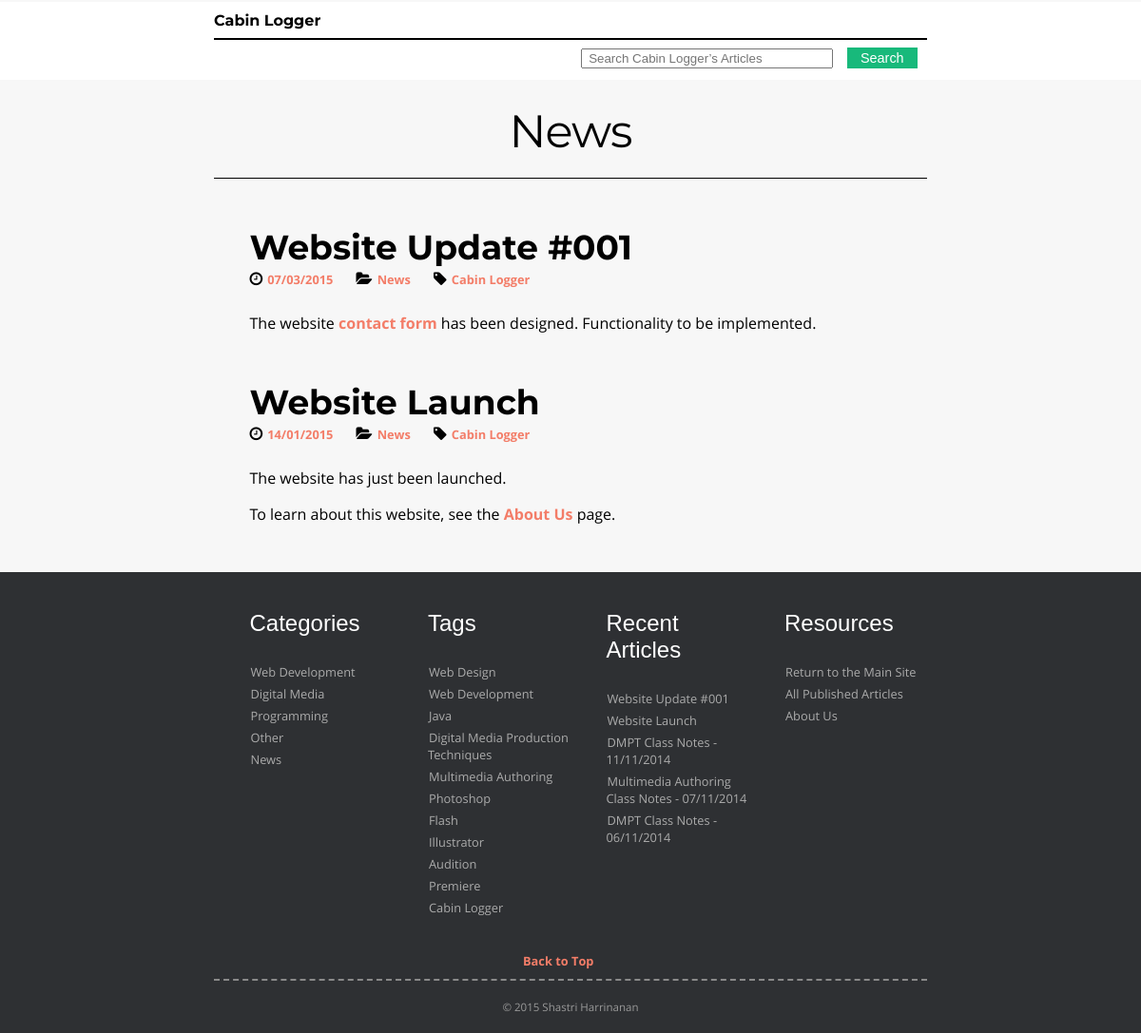
Page /news.php on the committed database.
### tables this page shows
CREATE TABLE article_category_tbl (
	articleCategoryID SMALLINT(3) NOT NULL UNIQUE AUTO_INCREMENT PRIMARY KEY,
    articleID TINYINT(3),
    categoryID TINYINT(2),
	FOREIGN KEY (articleID) REFERENCES article_tbl(articleID),
	FOREIGN KEY (categoryID) REFERENCES category_tbl(categoryID)
);

CREATE TABLE article_tbl (
	articleID TINYINT(3) NOT NULL UNIQUE  AUTO_INCREMENT PRIMARY KEY,
	articleTitle VARCHAR(255) NOT NULL,
    articleContent MEDIUMTEXT NOT NULL,
    dateAdded DATE NOT NULL
);

CREATE TABLE category_tbl (
	categoryID TINYINT(2) NOT NULL UNIQUE AUTO_INCREMENT PRIMARY KEY,
	categoryName VARCHAR(255) NOT NULL,
    categoryDescription VARCHAR(255) NOT NULL
);

CREATE TABLE tag_tbl (
	tagID TINYINT(2) NOT NULL UNIQUE AUTO_INCREMENT PRIMARY KEY,
	tagName VARCHAR(255) NOT NULL,
    tagDescription VARCHAR(255) NOT NULL
);

### includes/pagination-variables.php (called while the page is built, shortened)
<?php
    $skip = 0;
    $limit = 5;

### news.php (the view, shortened to what this page needs)
<?php
    require_once("includes/common.php");
    require_once("includes/pagination-variables.php");
?>
<!doctype html>
<html>
<head>
    <?php require_once("includes/head.php"); ?>
</head>
<body>
    <?php require_once("includes/header.php"); ?>
    <main>
        <section id="newsArticles">
        <h1>News</h1>
<?php
            $categoryID = 5;
			$getAllPageArticlesQuery = "SELECT * FROM article_category_tbl WHERE categoryID = $categoryID ORDER BY articleID DESC";
            $getAllPageArticlesQuery .= " LIMIT $skip, $limit";
            $getAllPageArticlesResults = mysqli_query($dbc, $getAllPageArticlesQuery);
            while($getAllPageArticlesRow = mysqli_fetch_array($getAllPageArticlesResults))
            {
                $articleID = $getAllPageArticlesRow['articleID'];
                $getCurrentArticleQuery = "SELECT * FROM article_tbl where articleID = $articleID";
                $getCurrentArticleResult = mysqli_query($dbc, $getCurrentArticleQuery);
                $getCurrentArticleRow = mysqli_fetch_array($getCurrentArticleResult);
                echo '        <article>
            <h2><a href="articles.php?a=' . $getCurrentArticleRow['articleID'] . '" title="' . $getCurrentArticleRow['articleTitle'] . '">' . $getCurrentArticleRow['articleTitle'] . '</a></h2>
			<div class="articleInfo">
                ';
				$getCategoryQuery = "SELECT * FROM category_tbl WHERE categoryID = $categoryID";
				$getCategoryResult = mysqli_query($dbc, $getCategoryQuery);
				$getCategoryRow = mysqli_fetch_array($getCategoryResult);
				$dateAdded = date("d/m/Y", strtotime($getCurrentArticleRow['dateAdded']));
				echo '<time class="postDate" datetime="' . $getCurrentArticleRow['dateAdded'] . '"><a href="articles.php?d=' . $getCurrentArticleRow['dateAdded'] . '" title="Published on ' . $dateAdded . '">' . $dateAdded . '</a></time>
                <span class="category"><a href="articles.php?c=' . $getCategoryRow['categoryID'] . '" title="' . $getCategoryRow['categoryDescription'] . '">' . $getCategoryRow['categoryName'] . '</a></span>
                <span class="tag">';
				$getAllTagsQuery = "SELECT tagID FROM article_tag_tbl WHERE articleID = $articleID";
                $getAllTagsResults = mysqli_query($dbc, $getAllTagsQuery);
				while($getAllTagsRow = mysqli_fetch_array($getAllTagsResults))
                {
                    $tagID = $getAllTagsRow['tagID'];
                    $getIndividualTagQuery = "SELECT * FROM tag_tbl WHERE tagID = $tagID";
                    $getIndividualTagResult = mysqli_query($dbc, $getIndividualTagQuery);
                    while($getIndividualTagRow = mysqli_fetch_array($getIndividualTagResult))
                    {
                        echo '<a href="articles.php?t=' . $getIndividualTagRow['tagID'] . '" title="' . $getIndividualTagRow['tagDescription'] . '">' . $getIndividualTagRow['tagName'] . '</a>';
                    }
                }
                echo '</span>
            </div>
            ' . $getCurrentArticleRow['articleContent'] . '
        </article>';
            }
        ?>
        </section>
    </main>
    <?php require_once("includes/footer.php"); ?>
</body>
</html>

### includes/footer.php (shortened to what this page needs)
<?php
echo '<footer id="pageFooter">
        <div id="footerMenus">
            <div class="footerBox">
                <h3>Categories</h3>
                <ul>
					';
				$getAllCategoriesQuery = "SELECT * FROM category_tbl";
                $getAllCategoriesResults = mysqli_query($dbc, $getAllCategoriesQuery);
				while($getAllCategoriesRow = mysqli_fetch_array($getAllCategoriesResults))
                {
                    echo'<li><a href="articles.php?c=' . $getAllCategoriesRow['categoryID'] . '" title="' . $getAllCategoriesRow['categoryDescription'] . '">' . $getAllCategoriesRow['categoryName'] . '</a></li>';
                }
                echo '</ul>
            </div>
			<div class="footerBox">
                <h3>Tags</h3>
                <ul>
					';
				$getAllTagsQuery = "SELECT * FROM tag_tbl";
                $getAllTagsResults = mysqli_query($dbc, $getAllTagsQuery);
				while($getAllTagsRow = mysqli_fetch_array($getAllTagsResults))
                {
                    echo'<li><a href="articles.php?t=' . $getAllTagsRow['tagID'] . '" title="' . $getAllTagsRow['tagDescription'] . '">' . $getAllTagsRow['tagName'] . '</a></li>';
                }
                echo '</ul>
            </div>
            <div class="footerBox">
                <h3>Recent Articles</h3>
                <ul>
					';
				$getRecentArticlesQuery = "SELECT articleID, articleTitle, dateAdded FROM article_tbl ORDER BY articleID DESC LIMIT 5";
                $getRecentArticlesResults = mysqli_query($dbc, $getRecentArticlesQuery);
				while($getRecentArticlesRow = mysqli_fetch_array($getRecentArticlesResults))
                {
                    echo'<li><a href="articles.php?a=' . $getRecentArticlesRow['articleID'] . '" title="Published on ' . $getRecentArticlesRow['dateAdded'] . '">' . $getRecentArticlesRow['articleTitle'] . '</a></li>';
                }
                echo '</ul>
            </div>
            <div class="footerBox">
                <h3>Resources</h3>
                <ul>
                    <li><a href="https://shastri.me" title="Return to the Main Site">Return to the Main Site</a></li>
                    <li><a href="articles.php" title="View all published articles">All Published Articles</a></li>
					<li><a href="aboutus.php" title="Learn about this website">About Us</a></li>
                </ul>
            </div>
        </div>
        <div id="toTop">
            <a href="#top">Back to Top</a>
        </div>
        <div id="copy">
            &copy; 2015 Shastri Harrinanan
        </div>
    </footer>
';

### rows in the picture
article_category_tbl: articleID.articleTitle "Website Update #001", articleID.dateAdded "07/03/2015", categoryID.categoryName "News", articleID.articleContent "The website contact form has been designed. Functionality to be implemented."
tag_tbl: tagName "Cabin Logger"
article_category_tbl: articleID.articleTitle "Website Launch", articleID.dateAdded "14/01/2015", categoryID.categoryName "News", articleID.articleContent "The website has just been launched. To learn about this website, see the About Us page."
category_tbl: categoryName "Web Development"
category_tbl: categoryName "Digital Media"
category_tbl: categoryName "Programming"
category_tbl: categoryName "Other"
category_tbl: categoryName "News"
tag_tbl: tagName "Web Design"
tag_tbl: tagName "Web Development"
tag_tbl: tagName "Java"
tag_tbl: tagName "Digital Media Production Techniques"
tag_tbl: tagName "Multimedia Authoring"
tag_tbl: tagName "Photoshop"
tag_tbl: tagName "Flash"
tag_tbl: tagName "Illustrator"
tag_tbl: tagName "Audition"
tag_tbl: tagName "Premiere"
article_tbl: articleTitle "Website Update #001"
article_tbl: articleTitle "Website Launch"
article_tbl: articleTitle "DMPT Class Notes - 11/11/2014"
article_tbl: articleTitle "Multimedia Authoring Class Notes - 07/11/2014"
article_tbl: articleTitle "DMPT Class Notes - 06/11/2014"

### other values in the picture
$fCName "Cabin Logger"
